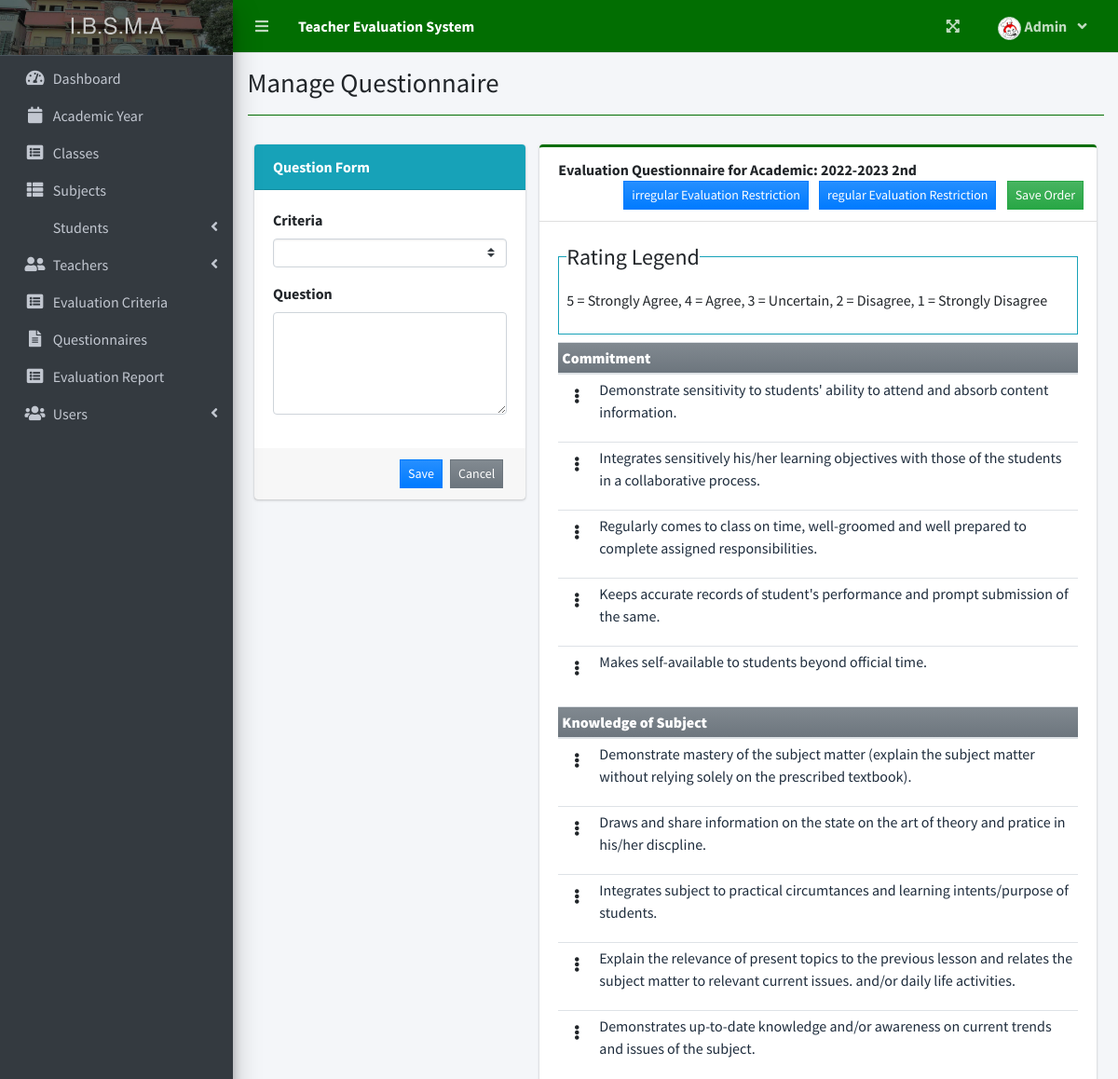
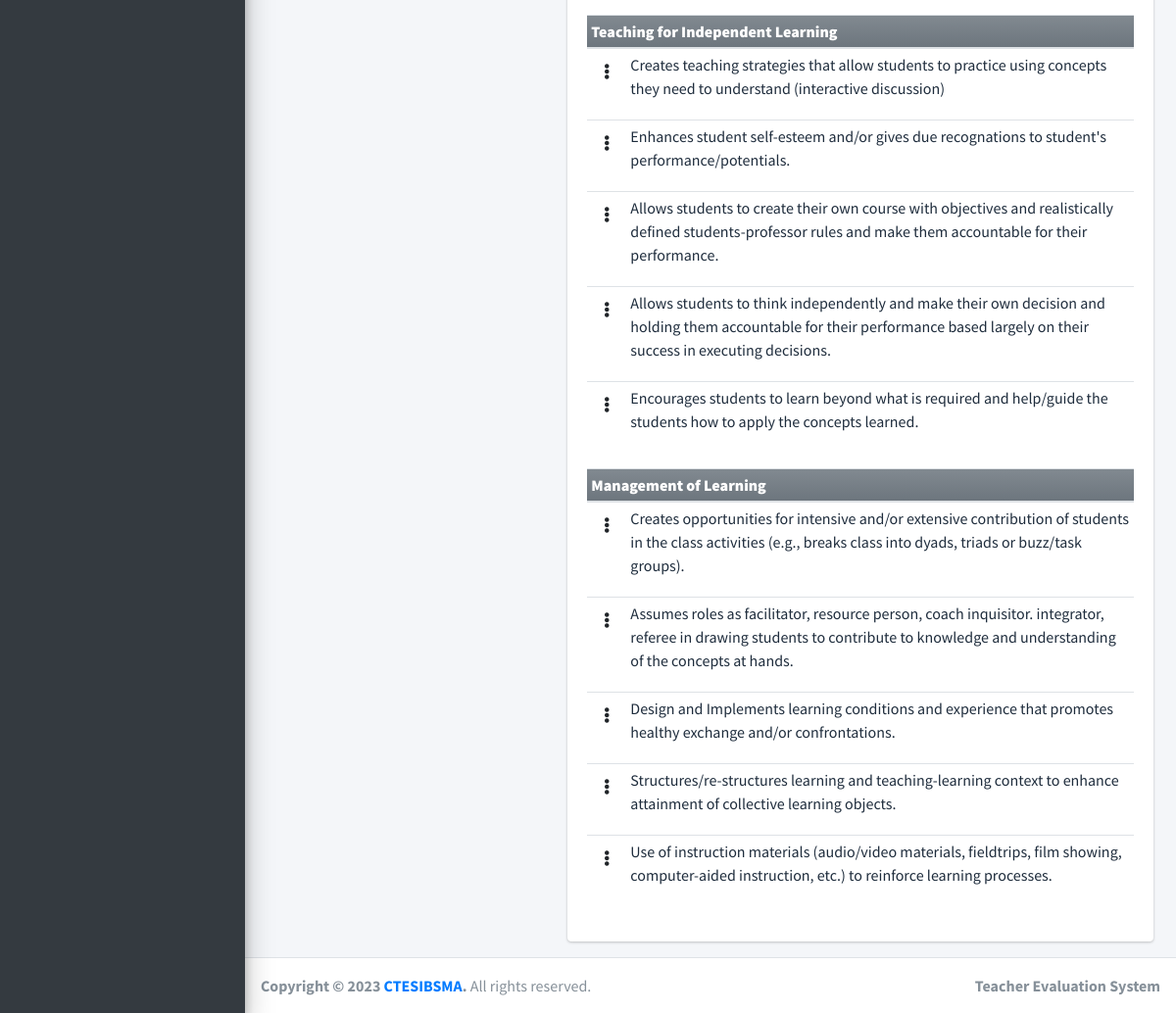
/index.php?page=manage_questionnaire&id=10 (signed in), run on the app's committed database (2 pictures, top to bottom).
### tables this page shows
CREATE TABLE `criteria_list` (
  `id` int(30) NOT NULL,
  `criteria` text NOT NULL,
  `order_by` int(30) NOT NULL
);

CREATE TABLE `question_list` (
  `id` int(30) NOT NULL,
  `academic_id` int(30) NOT NULL,
  `question` text NOT NULL,
  `order_by` int(30) NOT NULL,
  `criteria_id` int(30) NOT NULL
);

### admin/manage_questionnaire.php (the view, shortened to what this page needs)
<?php
include 'db_connect.php';
function ordinal_suffix($num){
    $num = $num % 100;
    if($num < 11 || $num > 13){
         switch($num % 10){
            case 2: return $num.'nd';
        }
    }
    return $num.'th';
}
?>
<div class="container-fluid">
	<div class="row">
		<div class="col-md-4">
			<div class="card card-info card-primary">
				<div class="card-header">
					<b>Question Form</b>
				</div>
				<div class="card-body">
					<form action="" id="manage-question">
						<div class="form-group">
							<label for="">Criteria</label>
							<select name="criteria_id" id="criteria_id" class="custom-select custom-select-sm select2">
								<option value=""></option>
							<?php
								$criteria = $conn->query("SELECT * FROM criteria_list order by abs(order_by) asc ");
								while($row = $criteria->fetch_assoc()):
							?>
							<option value="<?php echo $row['id'] ?>"><?php echo $row['criteria'] ?></option>
							<?php endwhile; ?>
							</select>
						</div>
						<div class="form-group">
							<label for="">Question</label>
							<textarea name="question" id="question" cols="30" rows="4" class="form-control" required=""><?php echo isset($question) ? $question : '' ?></textarea>
						</div>
					</form>
				</div>
				<div class="card-footer">
					<div class="d-flex justify-content-end w-100">
						<button class="btn btn-sm btn-primary btn-flat bg-gradient-primary mx-1" form="manage-question">Save</button>
						<button class="btn btn-sm btn-flat btn-secondary bg-gradient-secondary mx-1" form="manage-question" type="reset">Cancel</button>
					</div>
				</div>
			</div>
		</div>
		<div class="col-md-8">
			<div class="card card-outline card-info">
				<div class="card-header">
					<b>Evaluation Questionnaire for Academic: <?php echo $year.' '.(ordinal_suffix($semester)) ?> </b>
					<div class="card-tools">
					<button class="btn btn-sm btn-flat btn-primary bg-gradient-primary mx-1" id="eval_restrict2" type="button" >irregular Evaluation Restriction</button>
						<button class="btn btn-sm btn-flat btn-primary bg-gradient-primary mx-1" id="eval_restrict" type="button">regular Evaluation Restriction</button>
						<button class="btn btn-sm btn-flat btn-success bg-gradient-success mx-1" form="order-question">Save Order</button>
					</div>
				</div>
				<div class="card-body" >
					<fieldset class="border border-info p-2 w-100">
					   <legend  class="w-auto">Rating Legend</legend>
					   <p>5 = Strongly Agree, 4 = Agree, 3 = Uncertain, 2 = Disagree, 1 = Strongly Disagree</p>
					</fieldset>
					<form id="order-question">
					<?php
						$criteria = $conn->query("SELECT * FROM criteria_list order by abs(order_by) asc ");
						while($crow = $criteria->fetch_assoc()):
					?>
					<table class="table table-sm" >
						<thead>
							<tr class="bg-gradient-secondary">
								<th colspan="2" class="p-1"><b><?php echo $crow['criteria'] ?></b></th>
							</tr>
						</thead>
						<tbody class="tr-sortable">
							<?php
							$questions = $conn->query("SELECT * FROM question_list where criteria_id = {$crow['id']} and academic_id = $id order by abs(order_by) asc ");
							while($row=$questions->fetch_assoc()):
							?>
							<tr class="bg-white">
								<td class="p-1 text-center" width="5px">
									<span class="btn-group dropright">
									  <span type="button" class="btn" data-toggle="dropdown" aria-haspopup="true" aria-expanded="false">
									   <i class="fa fa-ellipsis-v"></i>
									  </span>
									</span>
								</td>
								<td class="p-1" >
								<p style="width:100%;overflow-wrap:break-word;"><?php echo $row['question'] ?></p>
								</td>
							</tr>
							<?php endwhile; ?>
						</tbody>
					</table>
					<?php endwhile; ?>
					</form>
				</div>
			</div>
		</div>
	</div>
</div>

### index.php (style rules this page uses)
.card-outline { border-color: #026e02 !important; }

### data on the page
criteria_list: criteria "Commitment"
question_list: question "Demonstrate sensitivity to students' ability to attend and absorb content information."
question_list: question "Integrates sensitively his/her learning objectives with those of the students in a collaborative process."
question_list: question "Regularly comes to class on time, well-groomed and well prepared to complete assigned responsibilities."
question_list: question "Keeps accurate records of student's performance and prompt submission of the same."
question_list: question "Makes self-available to students beyond official time."
criteria_list: criteria "Knowledge of Subject"
question_list: question "Demonstrate mastery of the subject matter (explain the subject matter without relying solely on the prescribed textbook)."
question_list: question "Draws and share information on the state on the art of theory and pratice in his/her discpline."
question_list: question "Integrates subject to practical circumtances and learning intents/purpose of students."
question_list: question "Explain the relevance of present topics to the previous lesson and relates the subject matter to relevant current issues. and/or daily life activities."
question_list: question "Demonstrates up-to-date knowledge and/or awareness on current trends and issues of the subject."
criteria_list: criteria "Teaching for Independent Learning"
question_list: question "Creates teaching strategies that allow students to practice using concepts they need to understand (interactive discussion)"
question_list: question "Enhances student self-esteem and/or gives due recognations to student's performance/potentials."
question_list: question "Allows students to create their own course with objectives and realistically defined students-professor rules and make them accountable for their performance."
question_list: question "Allows students to think independently and make their own decision and holding them accountable for their performance based largely on their success in executing decisions."
question_list: question "Encourages students to learn beyond what is required and help/guide the students how to apply the concepts learned."
criteria_list: criteria "Management of Learning"
question_list: question "Creates opportunities for intensive and/or extensive contribution of students in the class activities (e.g., breaks class into dyads, triads or buzz/task groups)."
question_list: question "Assumes roles as facilitator, resource person, coach inquisitor. integrator, referee in drawing students to contribute to knowledge and understanding of the concepts at hands."
question_list: question "Design and Implements learning conditions and experience that promotes healthy exchange and/or confrontations."
question_list: question "Structures/re-structures learning and teaching-learning context to enhance attainment of collective learning objects."
question_list: question "Use of instruction materials (audio/video materials, fieldtrips, film showing, computer-aided instruction, etc.) to reinforce learning processes."

### other printed values
$_SESSION['system']['name'] "Teacher Evaluation System"
$_SESSION['login_firstname'] "Admin"
$title "Manage Questionnaire"
$year "2022-2023"
ordinal_suffix($semester) "2nd"
